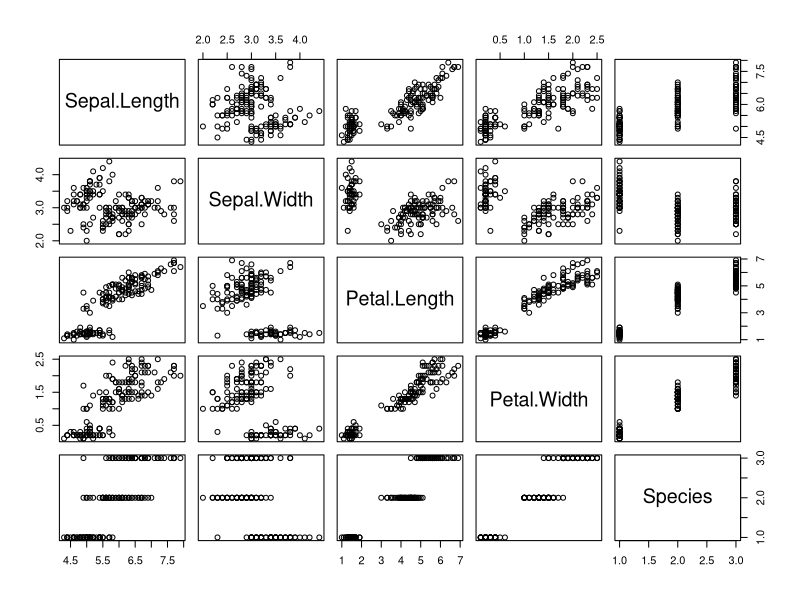
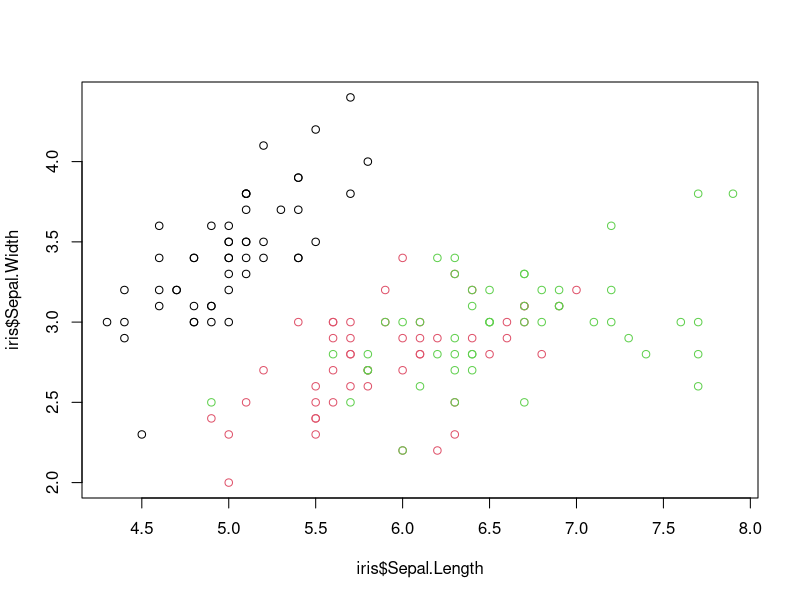
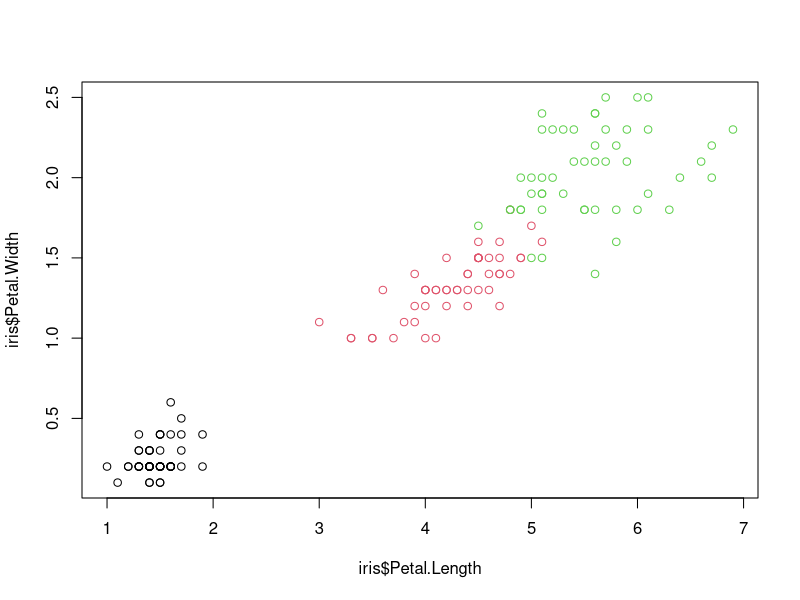
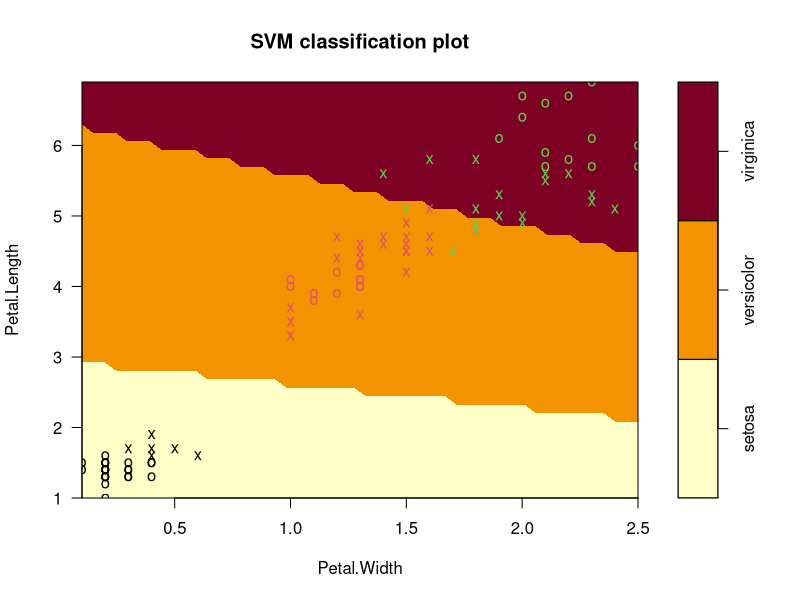
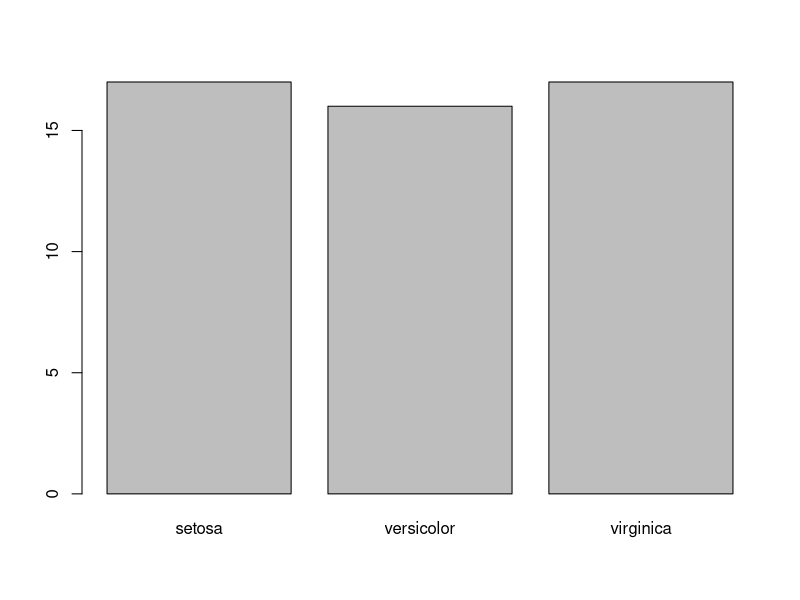

Reproduce these figures in R, in order.
library("e1071")
plot(iris)

plot(iris$Sepal.Length,
     iris$Sepal.Width,
     col = iris$Species)

plot(iris$Petal.Length,
     iris$Petal.Width,
     col = iris$Species)

s <- sample(150, 100)
col <- c("Petal.Length",
         "Petal.Width",
         "Species")
iris_train <- iris[s, col]
iris_test <- iris[-s, col]

svmfit <- svm(Species ~., 
              data = iris_train, 
              kernel = "linear", 
              cost = .1, 
              scale = FALSE)
print(svmfit)
plot(svmfit,
     iris_train[, col])

tuned <- tune(
  svm,
  Species ~ .,
  data = iris_train,
  kernel = "linear",
  ranges = list(cost = c(0.001, 0.01, .1, 1, 10, 100))
)
# Will show the optimal cost parameter
summary(tuned)

p <- predict(svmfit,
             iris_test[, col],
             type = "class")
plot(p)

table(p, iris_test[, 3])
mean(p == iris_test[, 3])
